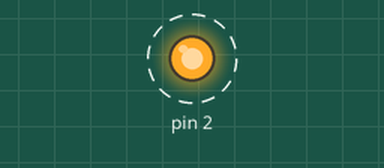
A sketch run on a simulated Arduino Uno, built with avr-gcc and run on an emulated ATmega328P. On the bench: output pins drawn as LEDs (lit = HIGH). Dashed ring = blinking.

Above: at 0.2 s.
Timing chart, 0 to 3.0 s (numbered marks = the images above):
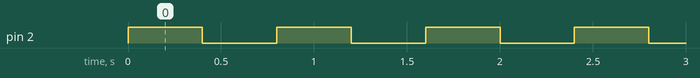

The sketch:

challengeLED2.ino
```cpp
void setup()
{
  pinMode(2, OUTPUT);
}

void loop()
{
  digitalWrite(2, HIGH);
  delay(400); // Wait for 1000 millisecond(s)
  digitalWrite(2, LOW);
  delay(400); // Wait for 1000 millisecond(s)
}
```

Measured:
- by itself, pin 2: alternates HIGH for 0.40 s and LOW for 0.40 s
